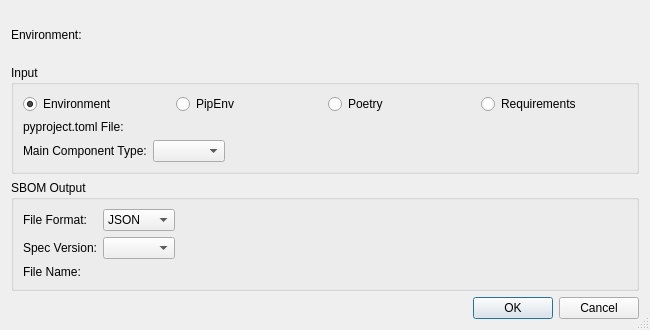
<?xml version="1.0" encoding="UTF-8"?>
<ui version="4.0">
 <class>CycloneDXConfigDialog</class>
 <widget class="QDialog" name="CycloneDXConfigDialog">
  <property name="geometry">
   <rect>
    <x>0</x>
    <y>0</y>
    <width>650</width>
    <height>330</height>
   </rect>
  </property>
  <property name="windowTitle">
   <string>SBOM Configuration</string>
  </property>
  <property name="sizeGripEnabled">
   <bool>true</bool>
  </property>
  <layout class="QVBoxLayout" name="verticalLayout_2">
   <item>
    <layout class="QHBoxLayout" name="horizontalLayout_2">
     <item>
      <widget class="QLabel" name="label">
       <property name="text">
        <string>Environment:</string>
       </property>
      </widget>
     </item>
     <item>
      <widget class="QLabel" name="environmentLabel">
       <property name="sizePolicy">
        <sizepolicy hsizetype="Expanding" vsizetype="Preferred">
         <horstretch>0</horstretch>
         <verstretch>0</verstretch>
        </sizepolicy>
       </property>
       <property name="wordWrap">
        <bool>true</bool>
       </property>
      </widget>
     </item>
    </layout>
   </item>
   <item>
    <widget class="QGroupBox" name="groupBox">
     <property name="title">
      <string>Input</string>
     </property>
     <layout class="QVBoxLayout" name="verticalLayout">
      <item>
       <layout class="QHBoxLayout" name="horizontalLayout_3">
        <item>
         <widget class="QRadioButton" name="environmentButton">
          <property name="toolTip">
           <string>Select to build SBOM from environment</string>
          </property>
          <property name="text">
           <string>Environment</string>
          </property>
          <property name="checked">
           <bool>true</bool>
          </property>
         </widget>
        </item>
        <item>
         <widget class="QRadioButton" name="pipenvButton">
          <property name="toolTip">
           <string>Select to build SBOM from 'Pipfile.lock' file</string>
          </property>
          <property name="text">
           <string>PipEnv</string>
          </property>
         </widget>
        </item>
        <item>
         <widget class="QRadioButton" name="poetryButton">
          <property name="toolTip">
           <string>Select to build SBOM from 'poetry.lock' file</string>
          </property>
          <property name="text">
           <string>Poetry</string>
          </property>
         </widget>
        </item>
        <item>
         <widget class="QRadioButton" name="requirementsButton">
          <property name="toolTip">
           <string>Select to build SBOM from 'requirements.txt' file</string>
          </property>
          <property name="text">
           <string>Requirements</string>
          </property>
         </widget>
        </item>
       </layout>
      </item>
      <item>
       <layout class="QHBoxLayout" name="horizontalLayout">
        <item>
         <widget class="QLabel" name="pyprojectLabel">
          <property name="text">
           <string>pyproject.toml File:</string>
          </property>
         </widget>
        </item>
        <item>
         <widget class="EricPathPicker" name="pyprojectFilePicker" native="true">
          <property name="sizePolicy">
           <sizepolicy hsizetype="Expanding" vsizetype="Preferred">
            <horstretch>0</horstretch>
            <verstretch>0</verstretch>
           </sizepolicy>
          </property>
          <property name="focusPolicy">
           <enum>Qt::FocusPolicy::StrongFocus</enum>
          </property>
          <property name="toolTip">
           <string>Enter the file path for the SBOM file (leave empty for default)</string>
          </property>
         </widget>
        </item>
       </layout>
      </item>
      <item>
       <layout class="QHBoxLayout" name="horizontalLayout_4">
        <item>
         <widget class="QLabel" name="label_5">
          <property name="text">
           <string>Main Component Type:</string>
          </property>
         </widget>
        </item>
        <item>
         <widget class="QComboBox" name="mainComponentTypeComboBox">
          <property name="toolTip">
           <string>Select the type of the main component</string>
          </property>
         </widget>
        </item>
        <item>
         <spacer name="horizontalSpacer_2">
          <property name="orientation">
           <enum>Qt::Orientation::Horizontal</enum>
          </property>
          <property name="sizeHint" stdset="0">
           <size>
            <width>40</width>
            <height>20</height>
           </size>
          </property>
         </spacer>
        </item>
       </layout>
      </item>
     </layout>
    </widget>
   </item>
   <item>
    <widget class="QGroupBox" name="groupBox_2">
     <property name="title">
      <string>SBOM Output</string>
     </property>
     <layout class="QGridLayout" name="gridLayout">
      <item row="0" column="2">
       <spacer name="horizontalSpacer">
        <property name="orientation">
         <enum>Qt::Orientation::Horizontal</enum>
        </property>
        <property name="sizeHint" stdset="0">
         <size>
          <width>413</width>
          <height>20</height>
         </size>
        </property>
       </spacer>
      </item>
      <item row="2" column="0">
       <widget class="QLabel" name="label_4">
        <property name="text">
         <string>File Name:</string>
        </property>
       </widget>
      </item>
      <item row="1" column="0">
       <widget class="QLabel" name="label_3">
        <property name="text">
         <string>Spec Version:</string>
        </property>
       </widget>
      </item>
      <item row="2" column="1" colspan="2">
       <widget class="EricPathPicker" name="outputFilePicker" native="true">
        <property name="focusPolicy">
         <enum>Qt::FocusPolicy::StrongFocus</enum>
        </property>
        <property name="toolTip">
         <string>Enter the file path for the SBOM file (leave empty for default)</string>
        </property>
       </widget>
      </item>
      <item row="0" column="1">
       <widget class="QComboBox" name="fileFormatComboBox">
        <property name="toolTip">
         <string>Select the format of the SBOM file</string>
        </property>
        <item>
         <property name="text">
          <string>JSON</string>
         </property>
        </item>
        <item>
         <property name="text">
          <string>XML</string>
         </property>
        </item>
       </widget>
      </item>
      <item row="0" column="0">
       <widget class="QLabel" name="label_2">
        <property name="text">
         <string>File Format:</string>
        </property>
       </widget>
      </item>
      <item row="1" column="1">
       <widget class="QComboBox" name="specVersionComboBox">
        <property name="toolTip">
         <string>Select the SBOM spec version of the SBOM file</string>
        </property>
       </widget>
      </item>
     </layout>
    </widget>
   </item>
   <item>
    <widget class="QDialogButtonBox" name="buttonBox">
     <property name="orientation">
      <enum>Qt::Orientation::Horizontal</enum>
     </property>
     <property name="standardButtons">
      <set>QDialogButtonBox::StandardButton::Cancel|QDialogButtonBox::StandardButton::Ok</set>
     </property>
    </widget>
   </item>
  </layout>
 </widget>
 <customwidgets>
  <customwidget>
   <class>EricPathPicker</class>
   <extends>QWidget</extends>
   <header>eric7/EricWidgets/EricPathPicker.h</header>
   <container>1</container>
  </customwidget>
 </customwidgets>
 <tabstops>
  <tabstop>environmentButton</tabstop>
  <tabstop>pipenvButton</tabstop>
  <tabstop>poetryButton</tabstop>
  <tabstop>requirementsButton</tabstop>
  <tabstop>pyprojectFilePicker</tabstop>
  <tabstop>mainComponentTypeComboBox</tabstop>
  <tabstop>fileFormatComboBox</tabstop>
  <tabstop>specVersionComboBox</tabstop>
  <tabstop>outputFilePicker</tabstop>
 </tabstops>
 <resources/>
 <connections>
  <connection>
   <sender>buttonBox</sender>
   <signal>accepted()</signal>
   <receiver>CycloneDXConfigDialog</receiver>
   <slot>accept()</slot>
   <hints>
    <hint type="sourcelabel">
     <x>248</x>
     <y>254</y>
    </hint>
    <hint type="destinationlabel">
     <x>157</x>
     <y>274</y>
    </hint>
   </hints>
  </connection>
  <connection>
   <sender>buttonBox</sender>
   <signal>rejected()</signal>
   <receiver>CycloneDXConfigDialog</receiver>
   <slot>reject()</slot>
   <hints>
    <hint type="sourcelabel">
     <x>316</x>
     <y>260</y>
    </hint>
    <hint type="destinationlabel">
     <x>286</x>
     <y>274</y>
    </hint>
   </hints>
  </connection>
 </connections>
</ui>
